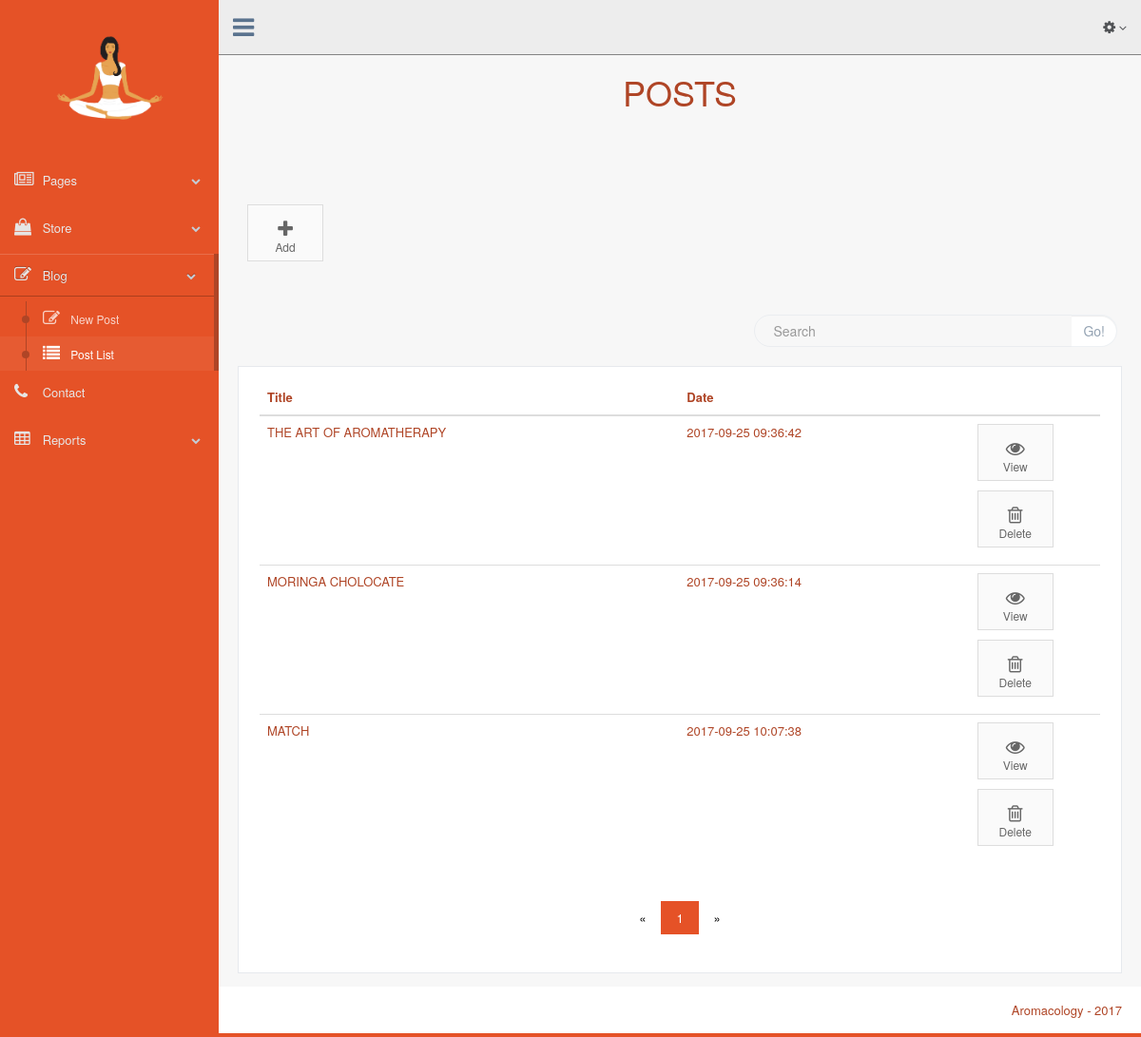
/admin/post-list.php, run on the app's committed database.
### tables this page shows
CREATE TABLE IF NOT EXISTS `post` (
  `post_id` int(11) NOT NULL AUTO_INCREMENT,
  `post_title` varchar(100) NOT NULL,
  `post_subtitle` varchar(100) NOT NULL,
  `post_body` longtext NOT NULL,
  `post_date` timestamp NOT NULL DEFAULT CURRENT_TIMESTAMP ON UPDATE CURRENT_TIMESTAMP,
  `post_image` varchar(100) NOT NULL,
  PRIMARY KEY (`post_id`),
  KEY `post_title` (`post_title`),
  KEY `post_date` (`post_date`)
);

### admin/post-list.php (the view, shortened to what this page needs)
<!DOCTYPE html>
<html lang="en">
    <head>
        <link href="font-awesome/css/font-awesome.min.css" rel="stylesheet">
        <link href="css/bootstrap.min.css" rel="stylesheet">
        <link href="css/main.css" rel="stylesheet">
        <link href="css/custom.min.css" rel="stylesheet">
<?php
        require_once 'config.php';
        ?>
    </head>
    <body class="nav-md">
        <div class="container body">
            <div class="main_container">
                <div class="col-md-3 left_col">
                    <div class="left_col scroll-view">
                        <div class="navbar nav_title" style="border: 0; margin: 15% 0 20% 0;">
                            <a href="home.php" >  <img class="img-responsive" style="margin:0 auto; width:50%;" src="images/aromacology-transparent.png" alt="aromacology"> </a>
                        </div>
                        <br/>
                        <div id="sidebar-menu" class="main_menu_side hidden-print main_menu">
                            <div class="menu_section">
                                <ul class="nav side-menu">
                                    <li><a><i class="fa fa-newspaper-o"></i> Pages <span class="fa fa-chevron-down"></span></a>
                                    </li>
                                    <li><a><i class="fa fa-shopping-bag"></i> Store <span class="fa fa-chevron-down"></span></a>
                                    </li>
                                    <li><a><i class="fa fa-pencil-square-o"></i> Blog <span class="fa fa-chevron-down"></span></a>
                                        <ul class="nav child_menu">
                                            <li><a href="new-post.php"><i class="fa fa-pencil-square-o"></i> New Post</a></li>
                                            <li><a href="post-list.php"><i class="fa fa-list"></i> Post List</a></li>
                                        </ul>
                                    </li>
                                       <li><a href="contact.php"><i class="fa fa-phone"></i> Contact</a>
                                    <li><a><i class="fa fa-table"></i> Reports <span class="fa fa-chevron-down"></span></a>
                                    </li>
                                </ul>
                            </div>
                        </div>
                    </div>
                </div>
                <div class="top_nav">
                    <div class="nav_menu">
                        <nav>
                            <div class="nav toggle">
                                <a id="menu_toggle"><i class="fa fa-bars"></i></a>
                            </div>
                            <ul class="nav navbar-nav navbar-right">
                                <li class="">
                                    <a href="javascript:;" class="user-profile dropdown-toggle" data-toggle="dropdown" aria-expanded="false">
                                        <i class="fa fa-gear"></i>
                                        <span class=" fa fa-angle-down"></span>
                                    </a>
                                </li>
                            </ul>
                        </nav>
                    </div>
                </div>
                <div class="right_col" role="main">
                    <div class="page-title text-center ">
                        <h1>Posts</h1>
                    </div>
                    <div class="add-product-button pull-left ">
                        <a class="btn btn-app" href="new-post.php">
                            <i class="fa fa-plus"></i> Add
                        </a>
                    </div>
                    <div class="clearfix"></div>
                    <div class="title_right">
                        <div class="col-md-5 col-sm-5 col-xs-12 form-group pull-right top_search">
                            <form method="POST" action="post-list.php">
                                <div class="input-group">
                                    <input type="text" class="form-control" name="search_string" placeholder="Search">
                                    <span class="input-group-btn">
                                        <button class="btn btn-default" type="submit" name="search_submit">Go!</button>
                                    </span>
                                </div>
                            </form>
                        </div>
                    </div>
                    <div class="clearfix"></div>
                    <div class="row">
                        <div class="col-md-12 col-sm-12 col-xs-12">
                            <div class="x_panel">
                                <div class="x_content">
                                    <table class="table">
                                        <thead>
                                            <tr>
                                                <th>Title</th>
                                                <th>Date</th>
                                                <th></th>
                                            </tr>
                                        </thead>
                                        <tbody>
                                            <?php
                                            if (isset($_GET['search'])) {
                                                $search_string = $_GET["search"];
                                                $sql_posts = "select post_id,post_title,post_date from post where post_title like '%" . $search_string . "%'";
                                            } else {
                                                $sql_posts = "select post_id,post_title,post_date from post";
                                            }
                                            $result_posts = $mysql->query($sql_posts);
                                            if ($result_posts->num_rows > 0) {
                                                while ($row = $result_posts->fetch_assoc()) {
                                                    $post_id = $row['post_id'];
                                                    $post_title = $row['post_title'];
                                                    $post_date = $row['post_date'];
                                                    ?>
                                                    <tr class="content">
                                                        <td class="uppercase" ><?php echo $post_title ?></td>
                                                        <td ><?php echo $post_date ?></td>
                                                        <td class=" last col-md-2 col-xs-2">
                                                            <a class="btn btn-app"  href="post_page.php?id=<?php echo $post_id ?>"><i class="fa fa-eye"></i> View</a>
                                                            <a class="btn btn-app"   id="delete-post-btn"   data-id="<?php echo $post_id ?>"   data-toggle="modal" data-target=".delete-product-modal"><i class="fa fa-trash-o"></i> Delete</a>
                                                        </td>
                                                    </tr>
                                                    <?php
                                                }
                                            }
                                            ?>
                                        </tbody>
                                    </table>
                                    <?php
                                    if ($result_posts->num_rows > 0) {
                                        ?>
                                        <div class="container-fluid pagination-container text-center">
                                            <nav>
                                                <ul class="pagination">
                                                    <a  class="pag_prev" href="#" aria-label="Previous">
                                                        <span aria-hidden="true">&laquo;</span>
                                                    </a>
                                                    <a  class="pag_next" href="#" aria-label="Next">
                                                        <span aria-hidden="true">&raquo;</span>
                                                    </a>
                                                </ul>
                                            </nav>
                                        </div>
                                        <?php
                                    } else {
                                        ?>
                                        <div class="container-fluid text-center text-muted">
                                            <h1> NO PRODUCTS </h1>
                                        </div>
                                        <?php
                                    }
                                    ?>
                                </div>
                            </div>
                        </div>
                    </div>
                </div>
                <footer>
                    <div class="pull-right">
                        Aromacology - 2017
                    </div>
                    <div class="clearfix"></div>
                </footer>
            </div>
        </div>
    </body>
</html>

### admin/css/main.css (style rules this page uses)
.form-control, .input-group-addon { outline: 0; border-width: 2px; border-color: #848484; border-radius: 0; background: none; color:#e55227; -webkit-box-shadow: none !important; -moz-box-shadow: none !important; box-shadow: none !important; }
.page-title { margin: 5% 0 10% 0; text-transform: uppercase !important; }
.pagination { display: inline-block; }
.pagination a { color: black; float: left; padding: 8px 16px; text-decoration: none; transition: background-color .3s; }
.add-product-button { margin-bottom: 5%; }
.uppercase { text-transform: uppercase; }

### data on the page
post: post_title "THE ART OF AROMATHERAPY", post_date "2017-09-25 09:36:42"
post: post_title "MORINGA CHOLOCATE", post_date "2017-09-25 09:36:14"
post: post_title "MATCH", post_date "2017-09-25 10:07:38"
